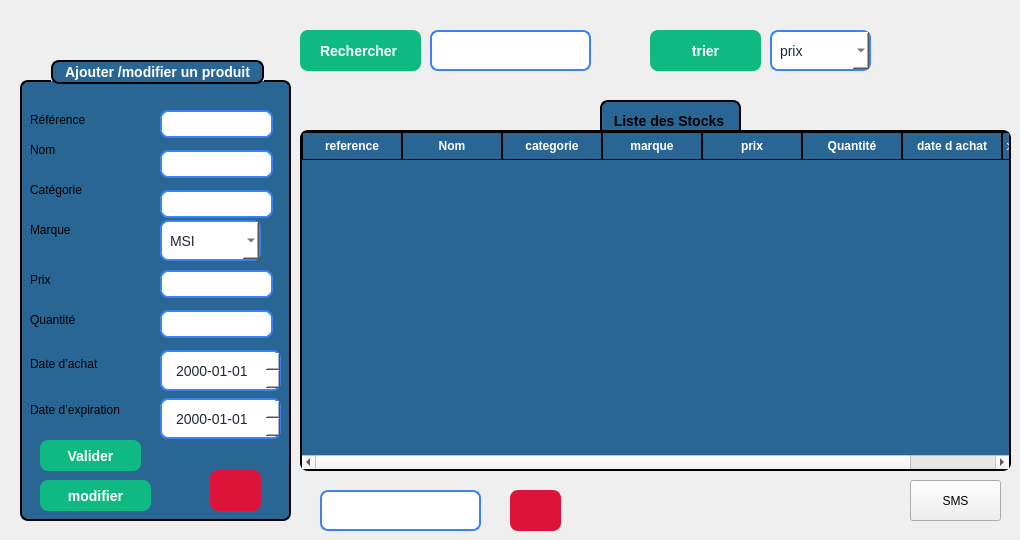
      <widget class="QWidget" name="page_12">
       <widget class="QComboBox" name="comboBox_8">
        <property name="geometry">
         <rect>
          <x>770</x>
          <y>30</y>
          <width>101</width>
          <height>41</height>
         </rect>
        </property>
        <property name="styleSheet">
         <string notr="true">QComboBox {
    background-color: rgb(255, 255, 255);   /* white background */
    color: #1f2937;                         /* selected text color */
    border: 2px solid #3b82f6;              /* blue border */
    border-radius: 8px;
    font-size: 14px;
    padding: 4px 8px;
}

/* Dropdown list styling */
QComboBox QAbstractItemView {
    background-color: rgb(255, 255, 255);
    color: #1f2937;
    selection-background-color: #3b82f6;
    selection-color: white;
}

/* Make the arrow black */
QComboBox::down-arrow {
    width: 12px;
    height: 12px;
    image: none; 
                      /* remove default image */
	background-color: rgb(0, 170, 255);
    border-left: 6px solid transparent;
    border-right: 6px solid transparent;
    border-top: 6px solid black;       /* black arrow */
}</string>
        </property>
        <item>
         <property name="text">
          <string>prix</string>
         </property>
        </item>
        <item>
         <property name="text">
          <string>date d'achat</string>
         </property>
        </item>
       </widget>
       <widget class="QPushButton" name="pushButton_19">
        <property name="geometry">
         <rect>
          <x>650</x>
          <y>30</y>
          <width>111</width>
          <height>41</height>
         </rect>
        </property>
        <property name="styleSheet">
         <string notr="true">QPushButton {
    background-color: #10b981;   /* normal state */
    color: white;
    border: none;
    border-radius: 8px;
    padding: 8px 20px;
    font-size: 14px;
    font-weight: bold;
}

QPushButton:hover {
    background-color: #059669;   /* darker on hover */
}</string>
        </property>
        <property name="text">
         <string>trier</string>
        </property>
       </widget>
       <widget class="QLineEdit" name="lineEdit_strech">
        <property name="geometry">
         <rect>
          <x>430</x>
          <y>30</y>
          <width>161</width>
          <height>41</height>
         </rect>
        </property>
        <property name="styleSheet">
         <string notr="true">QLineEdit {
    /* dark background */
	background-color: rgb(255, 255, 255);
    color: #1f2937;              /* typed text color */
    border: 2px solid #3b82f6;   /* blue border */
    border-radius: 8px;

    font-size: 14px;
}

QLineEdit::placeholder {
    color: white;                /* placeholder text color */
}</string>
        </property>
       </widget>
       <widget class="QPushButton" name="pushButton_20">
        <property name="geometry">
         <rect>
          <x>300</x>
          <y>30</y>
          <width>121</width>
          <height>41</height>
         </rect>
        </property>
        <property name="styleSheet">
         <string notr="true">QPushButton {
    background-color: #10b981;   /* normal state */
    color: white;
    border: none;
    border-radius: 8px;
    padding: 8px 20px;
    font-size: 14px;
    font-weight: bold;
}

QPushButton:hover {
    background-color: #059669;   /* darker on hover */
}</string>
        </property>
        <property name="text">
         <string>Rechercher </string>
        </property>
       </widget>
       <widget class="QTableWidget" name="tableWidgetstock">
        <property name="geometry">
         <rect>
          <x>300</x>
          <y>130</y>
          <width>711</width>
          <height>341</height>
         </rect>
        </property>
        <property name="styleSheet">
         <string notr="true">QTableWidget {
    background-color: rgb(41, 102, 148);   /* blue background */
    border: 2px solid black;
    border-radius: 8px;
    font-weight: bold;
    font-size: 14px;
    gridline-color: black;                 /* cell grid lines */
    color: white;                          
    selection-background-color: #10b981;
    selection-color: white;
    outline: 0;
}

QTableWidget::item {
    border: 1px solid black;               /* give each cell a border */
    padding: 4px;
}

QHeaderView::section {
    background-color: rgb(41, 102, 148);
    color: white;
    border: 1px solid black;              /* column header border */
    padding: 4px;
    font-weight: bold;
}
Elyes
combo box
Elyes
QComboBox {
    background-color: rgb(255, 255, 255);   /* white background */
    color: #1f2937;                         /* selected text color */
    border: 2px solid #3b82f6;              /* blue border */
    border-radius: 8px;
    font-size: 14px;
    padding: 4px 8px;
}

/* Dropdown list styling */
QComboBox QAbstractItemView {
    background-color: rgb(255, 255, 255);
    color: #1f2937;
    selection-background-color: #3b82f6;
    selection-color: white;
}

/* Make the arrow black */
QComboBox::down-arrow {
    width: 12px;
    height: 12px;
    image: none; 
                      /* remove default image */
	background-color: rgb(0, 170, 255);
    border-left: 6px solid transparent;
    border-right: 6px solid transparent;
    border-top: 6px solid black;       /* black arrow */
}</string>
        </property>
        <column>
         <property name="text">
          <string>reference</string>
         </property>
        </column>
        <column>
         <property name="text">
          <string>Nom</string>
         </property>
        </column>
        <column>
         <property name="text">
          <string>categorie</string>
         </property>
        </column>
        <column>
         <property name="text">
          <string>marque</string>
         </property>
        </column>
        <column>
         <property name="text">
          <string>prix</string>
         </property>
        </column>
        <column>
         <property name="text">
          <string>Quantité</string>
         </property>
        </column>
        <column>
         <property name="text">
          <string>date d achat</string>
         </property>
        </column>
        <column>
         <property name="text">
          <string>date d expiration</string>
         </property>
        </column>
       </widget>
       <widget class="QLineEdit" name="lineEdit_stocksupp">
        <property name="geometry">
         <rect>
          <x>320</x>
          <y>490</y>
          <width>161</width>
          <height>41</height>
         </rect>
        </property>
        <property name="styleSheet">
         <string notr="true">QLineEdit {
    /* dark background */
	background-color: rgb(255, 255, 255);
    color: #1f2937;              /* typed text color */
    border: 2px solid #3b82f6;   /* blue border */
    border-radius: 8px;

    font-size: 14px;
}

QLineEdit::placeholder {
    color: white;                /* placeholder text color */
}</string>
        </property>
       </widget>
       <widget class="QGroupBox" name="groupBox_9">
        <property name="geometry">
         <rect>
          <x>20</x>
          <y>60</y>
          <width>271</width>
          <height>461</height>
         </rect>
        </property>
        <property name="styleSheet">
         <string notr="true">QGroupBox {
    background-color: rgb(41, 102, 148);   /* blue background */
    border: 2px solid black;               /* black border, 2px wide */
    border-radius: 8px;                    /* rounded corners */
    margin-top: 20px;                      /* space for the title */
    color: white;                          /* title text color */
    font-weight: bold;
    font-size: 14px;
}

QGroupBox::title {
 border: 2px solid black;               /* black border, 2px wide */
    border-radius: 8px;     
background-color: rgb(41, 102, 148);
    subcontrol-origin: margin;
    subcontrol-position: top center;       /* title centered */
    padding: 2px 10px;
}</string>
        </property>
        <property name="title">
         <string>Ajouter /modifier un produit</string>
        </property>
        <widget class="QLabel" name="label_66">
         <property name="geometry">
          <rect>
           <x>10</x>
           <y>250</y>
           <width>91</width>
           <height>20</height>
          </rect>
         </property>
         <property name="styleSheet">
          <string notr="true">background-color: rgb(41, 102, 148);</string>
         </property>
         <property name="text">
          <string>Quantité</string>
         </property>
        </widget>
        <widget class="QLineEdit" name="lineEdit_prix">
         <property name="geometry">
          <rect>
           <x>140</x>
           <y>210</y>
           <width>113</width>
           <height>28</height>
          </rect>
         </property>
         <property name="styleSheet">
          <string notr="true">QLineEdit {
    /* dark background */
	background-color: rgb(255, 255, 255);
    color: #1f2937;              /* typed text color */
    border: 2px solid #3b82f6;   /* blue border */
    border-radius: 8px;

    font-size: 14px;
}

QLineEdit::placeholder {
    color: white;                /* placeholder text color */
}</string>
         </property>
        </widget>
        <widget class="QLabel" name="label_67">
         <property name="geometry">
          <rect>
           <x>10</x>
           <y>290</y>
           <width>111</width>
           <height>41</height>
          </rect>
         </property>
         <property name="styleSheet">
          <string notr="true">background-color: rgb(41, 102, 148);</string>
         </property>
         <property name="text">
          <string>Date d’achat
</string>
         </property>
        </widget>
        <widget class="QLabel" name="label_68">
         <property name="geometry">
          <rect>
           <x>10</x>
           <y>210</y>
           <width>63</width>
           <height>20</height>
          </rect>
         </property>
         <property name="styleSheet">
          <string notr="true">background-color: rgb(41, 102, 148);</string>
         </property>
         <property name="text">
          <string>Prix</string>
         </property>
        </widget>
        <widget class="QLabel" name="label_70">
         <property name="geometry">
          <rect>
           <x>10</x>
           <y>340</y>
           <width>121</width>
           <height>20</height>
          </rect>
         </property>
         <property name="styleSheet">
          <string notr="true">background-color: rgb(41, 102, 148);</string>
         </property>
         <property name="text">
          <string>Date d’expiration</string>
         </property>
        </widget>
        <widget class="QLineEdit" name="lineEdit_quantite">
         <property name="geometry">
          <rect>
           <x>140</x>
           <y>250</y>
           <width>113</width>
           <height>28</height>
          </rect>
         </property>
         <property name="styleSheet">
          <string notr="true">QLineEdit {
    /* dark background */
	background-color: rgb(255, 255, 255);
    color: #1f2937;              /* typed text color */
    border: 2px solid #3b82f6;   /* blue border */
    border-radius: 8px;

    font-size: 14px;
}

QLineEdit::placeholder {
    color: white;                /* placeholder text color */
}</string>
         </property>
        </widget>
        <widget class="QPushButton" name="pushButton_21">
         <property name="geometry">
          <rect>
           <x>20</x>
           <y>380</y>
           <width>101</width>
           <height>31</height>
          </rect>
         </property>
         <property name="styleSheet">
          <string notr="true">QPushButton {
    background-color: #10b981;   /* normal state */
    color: white;
    border: none;
    border-radius: 8px;
    padding: 8px 20px;
    font-size: 14px;
    font-weight: bold;
}

QPushButton:hover {
    background-color: #059669;   /* darker on hover */
}</string>
         </property>
         <property name="text">
          <string>Valider</string>
         </property>
        </widget>
        <widget class="QLabel" name="label_71">
         <property name="geometry">
          <rect>
           <x>10</x>
           <y>50</y>
           <width>81</width>
           <height>20</height>
          </rect>
         </property>
         <property name="styleSheet">
          <string notr="true">background-color: rgb(41, 102, 148);</string>
         </property>
         <property name="text">
          <string>Référence</string>
         </property>
        </widget>
        <widget class="QLabel" name="label_72">
         <property name="geometry">
          <rect>
           <x>10</x>
           <y>80</y>
           <width>63</width>
           <height>20</height>
          </rect>
         </property>
         <property name="styleSheet">
          <string notr="true">background-color: rgb(41, 102, 148);</string>
         </property>
         <property name="text">
          <string>Nom</string>
         </property>
        </widget>
        <widget class="QLabel" name="label_73">
         <property name="geometry">
          <rect>
           <x>10</x>
           <y>120</y>
           <width>71</width>
           <height>20</height>
          </rect>
         </property>
         <property name="styleSheet">
          <string notr="true">background-color: rgb(41, 102, 148);</string>
         </property>
         <property name="text">
          <string>Catégorie</string>
         </property>
        </widget>
        <widget class="QLabel" name="label_74">
         <property name="geometry">
          <rect>
           <x>10</x>
           <y>160</y>
           <width>63</width>
           <height>20</height>
          </rect>
         </property>
         <property name="styleSheet">
          <string notr="true">background-color: rgb(41, 102, 148);</string>
         </property>
         <property name="text">
          <string>Marque</string>
         </property>
        </widget>
        <widget class="QLineEdit" name="lineEdit_reference">
         <property name="geometry">
          <rect>
           <x>140</x>
           <y>50</y>
           <width>113</width>
           <height>28</height>
          </rect>
         </property>
         <property name="styleSheet">
          <string notr="true">QLineEdit {
    /* dark background */
	background-color: rgb(255, 255, 255);
    color: #1f2937;              /* typed text color */
    border: 2px solid #3b82f6;   /* blue border */
    border-radius: 8px;

    font-size: 14px;
}

QLineEdit::placeholder {
    color: white;                /* placeholder text color */
}</string>
         </property>
         <property name="text">
          <string/>
         </property>
        </widget>
        <widget class="QLineEdit" name="lineEdit_nom">
         <property name="geometry">
          <rect>
           <x>140</x>
           <y>90</y>
           <width>113</width>
           <height>28</height>
          </rect>
         </property>
         <property name="styleSheet">
          <string notr="true">QLineEdit {
    /* dark background */
	background-color: rgb(255, 255, 255);
    color: #1f2937;              /* typed text color */
    border: 2px solid #3b82f6;   /* blue border */
    border-radius: 8px;

    font-size: 14px;
}

QLineEdit::placeholder {
    color: white;                /* placeholder text color */
}
</string>
         </property>
        </widget>
        <widget class="QLineEdit" name="lineEdit_categorie">
         <property name="geometry">
          <rect>
           <x>140</x>
           <y>130</y>
           <width>113</width>
           <height>28</height>
          </rect>
         </property>
         <property name="styleSheet">
          <string notr="true">QLineEdit {
    /* dark background */
	background-color: rgb(255, 255, 255);
    color: #1f2937;              /* typed text color */
    border: 2px solid #3b82f6;   /* blue border */
    border-radius: 8px;

    font-size: 14px;
}

QLineEdit::placeholder {
    color: white;                /* placeholder text color */
}</string>
         </property>
        </widget>
        <widget class="QPushButton" name="annulerajout_6">
         <property name="geometry">
          <rect>
           <x>190</x>
           <y>410</y>
           <width>51</width>
           <height>41</height>
          </rect>
         </property>
         <property name="styleSheet">
          <string notr="true">QPushButton {

	background-color: rgb(220, 20, 60);
	
    color: white;
    border: none;
    border-radius: 8px;
    padding: 8px 20px;
    font-size: 14px;
    font-weight: bold;
}

QPushButton:hover {
      /* darker on hover */
	background-color: rgb(140, 0, 0);
}
</string>
         </property>
         <property name="text">
          <string/>
         </property>
         <property name="icon">
          <iconset theme="QIcon::ThemeIcon::EditClear"/>
         </property>
        </widget>
        <widget class="QPushButton" name="pushButton">
         <property name="geometry">
          <rect>
           <x>20</x>
           <y>420</y>
           <width>111</width>
           <height>31</height>
          </rect>
         </property>
         <property name="styleSheet">
          <string notr="true">QPushButton {
    background-color: #10b981;   /* normal state */
    color: white;
    border: none;
    border-radius: 8px;
    padding: 8px 20px;
    font-size: 14px;
    font-weight: bold;
}

QPushButton:hover {
    background-color: #059669;   /* darker on hover */
}</string>
         </property>
         <property name="text">
          <string>modifier</string>
         </property>
        </widget>
        <widget class="QComboBox" name="comboBox">
         <property name="geometry">
          <rect>
           <x>140</x>
           <y>160</y>
           <width>101</width>
           <height>41</height>
          </rect>
         </property>
         <property name="styleSheet">
          <string notr="true">QComboBox {
    background-color: rgb(255, 255, 255);   /* white background */
    color: #1f2937;                         /* selected text color */
    border: 2px solid #3b82f6;              /* blue border */
    border-radius: 8px;
    font-size: 14px;
    padding: 4px 8px;
}

/* Dropdown list styling */
QComboBox QAbstractItemView {
    background-color: rgb(255, 255, 255);
    color: #1f2937;
    selection-background-color: #3b82f6;
    selection-color: white;
}

/* Make the arrow black */
QComboBox::down-arrow {
    width: 12px;
    height: 12px;
    image: none; 
                      /* remove default image */
	background-color: rgb(0, 170, 255);
    border-left: 6px solid transparent;
    border-right: 6px solid transparent;
    border-top: 6px solid black;       /* black arrow */
}</string>
         </property>
         <item>
          <property name="text">
           <string>MSI</string>
          </property>
         </item>
         <item>
          <property name="text">
           <string>Lenovo</string>
          </property>
         </item>
         <item>
          <property name="text">
           <string>Samsung</string>
          </property>
         </item>
         <item>
          <property name="text">
           <string>LG</string>
          </property>
         </item>
         <item>
          <property name="text">
           <string>Sony</string>
          </property>
         </item>
         <item>
          <property name="text">
           <string>Apple</string>
          </property>
         </item>
         <item>
          <property name="text">
           <string>Crucial</string>
          </property>
         </item>
         <item>
          <property name="text">
           <string>Vivo</string>
          </property>
         </item>
        </widget>
        <widget class="QDateEdit" name="dateEdit_2">
         <property name="geometry">
          <rect>
           <x>140</x>
           <y>290</y>
           <width>121</width>
           <height>41</height>
          </rect>
         </property>
         <property name="styleSheet">
          <string notr="true">QDateEdit {
    background-color: rgb(255, 255, 255);
    color: #1f2937;              /* typed text color */
    border: 2px solid #3b82f6;   /* blue border */
    border-radius: 8px;
    padding: 8px 12px;
    font-size: 14px;
}

QDateEdit:focus {
    border: 2px solid #2563EB;        /* bleu quand focus */
    background-color: #F3F4F6;        /* léger gris */
}

/* Bouton flèche */
QDateEdit::drop-down {
    border: none;
    width: 20px;
    background-color: #2563EB;        /* bouton bleu */
    border-top-right-radius: 6px;
    border-bottom-right-radius: 6px;
}

QDateEdit::down-arrow {
    image: url(:/icons/arrow-down.png);  /* icône optionnelle */
    width: 12px;
    height: 12px;
}
</string>
         </property>
         <property name="displayFormat">
          <string>yyyy-MM-dd</string>
         </property>
        </widget>
        <widget class="QDateEdit" name="dateEdit_4">
         <property name="geometry">
          <rect>
           <x>140</x>
           <y>338</y>
           <width>121</width>
           <height>41</height>
          </rect>
         </property>
         <property name="styleSheet">
          <string notr="true">QDateEdit {
    background-color: rgb(255, 255, 255);
    color: #1f2937;              /* typed text color */
    border: 2px solid #3b82f6;   /* blue border */
    border-radius: 8px;
    padding: 8px 12px;
    font-size: 14px;
}

QDateEdit:focus {
    border: 2px solid #2563EB;        /* bleu quand focus */
    background-color: #F3F4F6;        /* léger gris */
}

/* Bouton flèche */
QDateEdit::drop-down {
    border: none;
    width: 20px;
    background-color: #2563EB;        /* bouton bleu */
    border-top-right-radius: 6px;
    border-bottom-right-radius: 6px;
}

QDateEdit::down-arrow {
    image: url(:/icons/arrow-down.png);  /* icône optionnelle */
    width: 12px;
    height: 12px;
}
</string>
         </property>
         <property name="displayFormat">
          <string>yyyy-MM-dd</string>
         </property>
        </widget>
       </widget>
       <widget class="QLabel" name="image_7">
        <property name="geometry">
         <rect>
          <x>900</x>
          <y>20</y>
          <width>91</width>
          <height>81</height>
         </rect>
        </property>
        <property name="text">
         <string/>
        </property>
        <property name="pixmap">
         <pixmap>../Gstock/images/logo.png</pixmap>
        </property>
       </widget>
       <widget class="QLabel" name="label_75">
        <property name="geometry">
         <rect>
          <x>600</x>
          <y>100</y>
          <width>141</width>
          <height>41</height>
         </rect>
        </property>
        <property name="styleSheet">
         <string notr="true">QLabel{
 border: 2px solid black;   /* blue border */
    border-radius: 8px;
 font-weight: bold;
    font-size: 14px;
background-color: rgb(41, 102, 148);}</string>
        </property>
        <property name="text">
         <string>  Liste des Stocks</string>
        </property>
       </widget>
       <widget class="QPushButton" name="pushButton_22">
        <property name="geometry">
         <rect>
          <x>510</x>
          <y>490</y>
          <width>51</width>
          <height>41</height>
         </rect>
        </property>
        <property name="styleSheet">
         <string notr="true">QPushButton {

	background-color: rgb(220, 20, 60);
	
    color: white;
    border: none;
    border-radius: 8px;
    padding: 8px 20px;
    font-size: 14px;
    font-weight: bold;
}

QPushButton:hover {
      /* darker on hover */
	background-color: rgb(140, 0, 0);
}</string>
        </property>
        <property name="text">
         <string/>
        </property>
        <property name="icon">
         <iconset theme="QIcon::ThemeIcon::EditDelete"/>
        </property>
       </widget>
       <widget class="QPushButton" name="pushButton_sms">
        <property name="geometry">
         <rect>
          <x>910</x>
          <y>480</y>
          <width>91</width>
          <height>41</height>
         </rect>
        </property>
        <property name="text">
         <string>SMS</string>
        </property>
       </widget>
       <zorder>label_75</zorder>
       <zorder>comboBox_8</zorder>
       <zorder>pushButton_19</zorder>
       <zorder>lineEdit_strech</zorder>
       <zorder>pushButton_20</zorder>
       <zorder>tableWidgetstock</zorder>
       <zorder>lineEdit_stocksupp</zorder>
       <zorder>groupBox_9</zorder>
       <zorder>image_7</zorder>
       <zorder>pushButton_22</zorder>
       <zorder>pushButton_sms</zorder>
      </widget>
